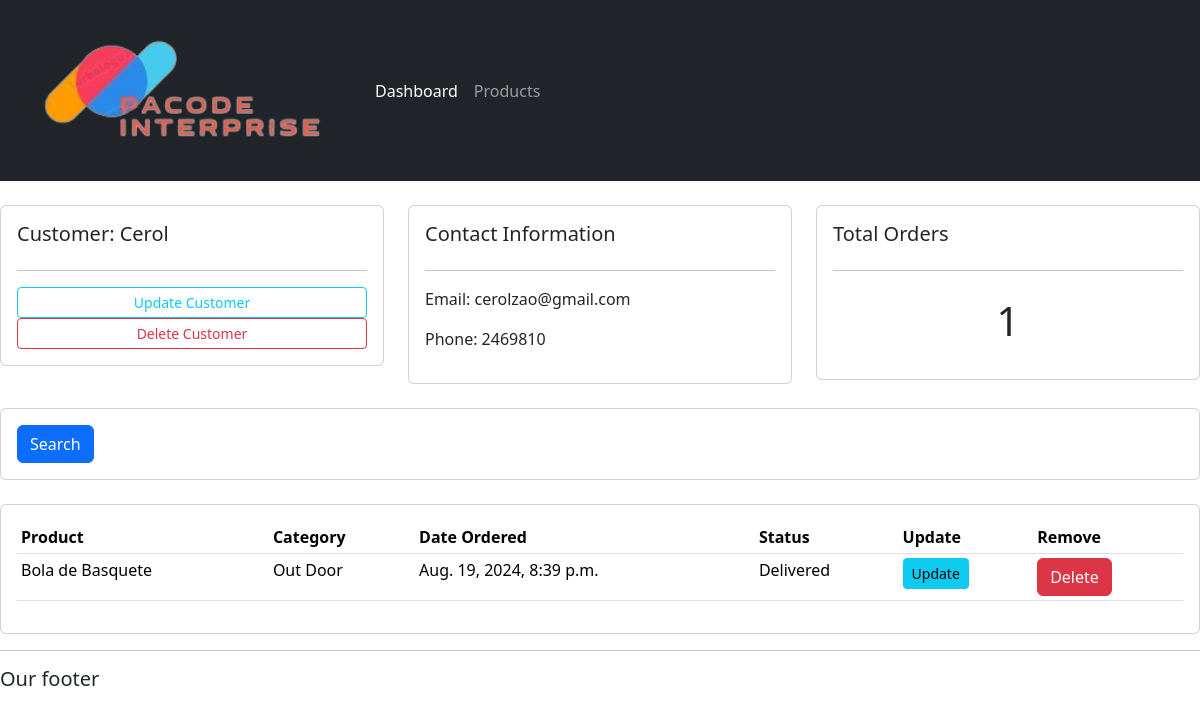
The app's page /customer/1/, older data.
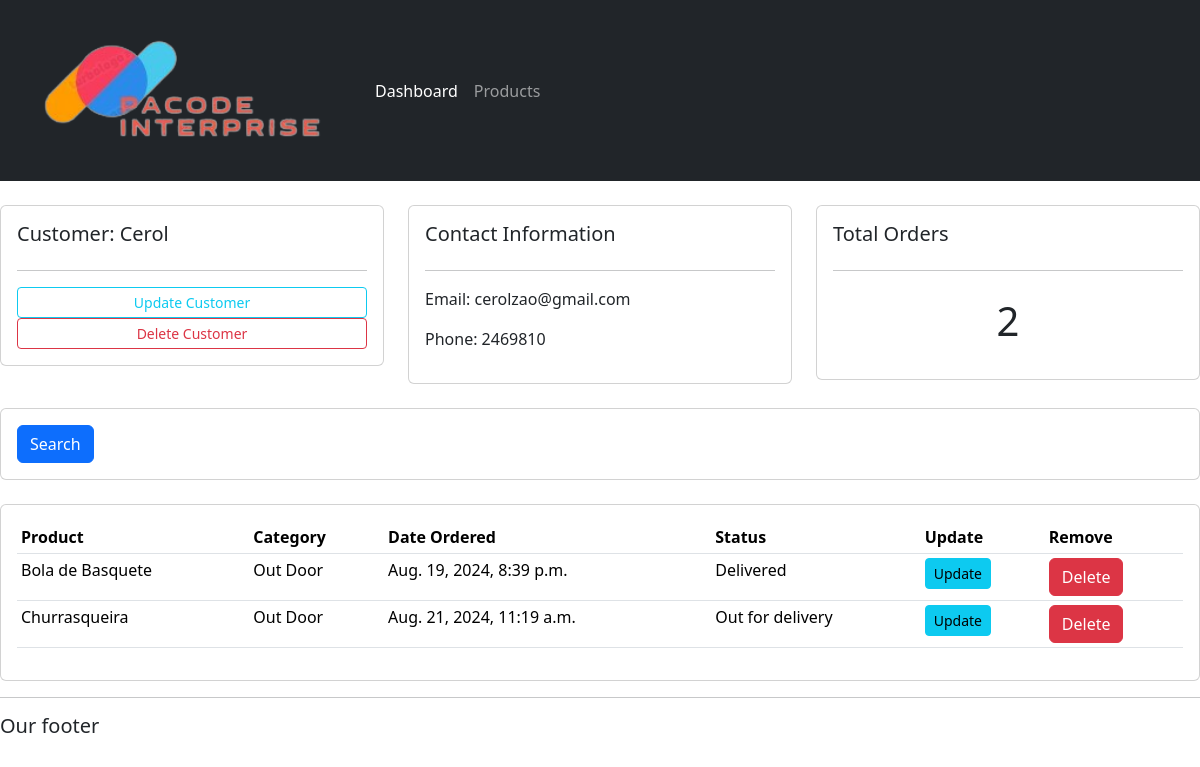
The same page, newer data.
### accounts/models.py (models this page shows, shortened)
class Order(models.Model):
    STATUS = (
            ('Pending', 'Pending'),
            ('Out for delivery', 'Out for delivery'),
            ('Delivered', 'Delivered')
    )
    customer = models.ForeignKey(Customer, null=True, on_delete=models.SET_NULL)
    product = models.ForeignKey(Product, null=True, on_delete=models.SET_NULL)
    date_created = models.DateTimeField(auto_now_add=True, null=True)
    status = models.CharField(max_length=200, null=True, choices=STATUS)

class Product(models.Model):
    CATEGORY = (
            ('Indoor', 'Indoor'),
            ('Out Door', 'Out Door'),
    )
    name = models.CharField(max_length=200, null=True)
    price = models.FloatField(null=True)
    category = models.CharField(max_length=200, null=True, choices=CATEGORY)
    description = models.CharField(max_length=200, null=True, blank=True)
    date_created = models.DateTimeField(auto_now_add=True, null=True)
    tags = models.ManyToManyField(Tag)
    def __str__(self):
        return self.name

### accounts/views.py (the view)
# urls.py: path('customer/<str:pk_test>/', views.customer, name='customer'),
def customer(requests, pk_test):
    customer = Customer.objects.get(id=pk_test)
    orders = customer.order_set.all()
    orders_count = orders.count()
    context = {'customer':customer, 'orders':orders, 'orders_count':orders_count}
    return render(requests, 'accounts/customer.html', context)

### accounts/templates/accounts/customer.html
{% extends 'accounts/main.html' %}
{% block content %}
<br>
<div class="row">
    <div class="col-md">
        <div class="card card-body">
            <h5>Customer: {{customer.name}}</h5>
            <hr>
            <a class="btn btn-outline-info  btn-sm btn-block" href="">Update Customer</a>
            <a class="btn btn-outline-danger  btn-sm btn-block" href="">Delete Customer</a>
        </div>
    </div>
    <div class="col-md">
        <div class="card card-body">
            <h5>Contact Information</h5>
            <hr>
            <p>Email: {{customer.email}}</p>
            <p>Phone: {{customer.phone}}</p>
        </div>
    </div>
    <div class="col-md">
        <div class="card card-body">
            <h5>Total Orders</h5>
            <hr>
            <h1 style="text-align: center;padding: 10px">{{orders_count}}</h1>
        </div>
    </div>
</div>
<br>
<div class="row">
    <div class="col">
        <div class="card card-body">
            <form method="get">
            <button class="btn btn-primary" type="submit">Search</button>
          </form>
        </div>
    </div>
</div>
<br>
<div class="row">
    <div class="col-md">
        <div class="card card-body">
            <table class="table table-sm">
                <tr>
                    <th>Product</th>
                    <th>Category</th>
                    <th>Date Ordered</th>
                    <th>Status</th>
                    <th>Update</th>
                    <th>Remove</th>
                </tr>
                {% for order in orders %}
                    <tr>
                        <td>{{order.product}}</td>
                        <td>{{order.product.category}}</td>
                        <td>{{order.date_created}}</td>
                        <td>{{order.status}}</td>
                        <td><a class='btn btn-sm btn-info' href="{% url 'update_order' order.id %}">Update</a></td>
                        <td><a class='btn bnt-sm btn-danger' href="{% url 'delete_order' order.id %}">Delete</a></td>
                    </tr>
                {% endfor %}
            </table>
        </div>
    </div>
</div>
{% endblock %}

Row changes from the older to the newer data that the page shows:
added Order: product "Churrasqueira", product.category "Out Door", date_created "Aug. 21, 2024, 11:19 a.m.", status "Out for delivery"
Text that changed along with them:
{{ orders_count }}: "1" → "2"
